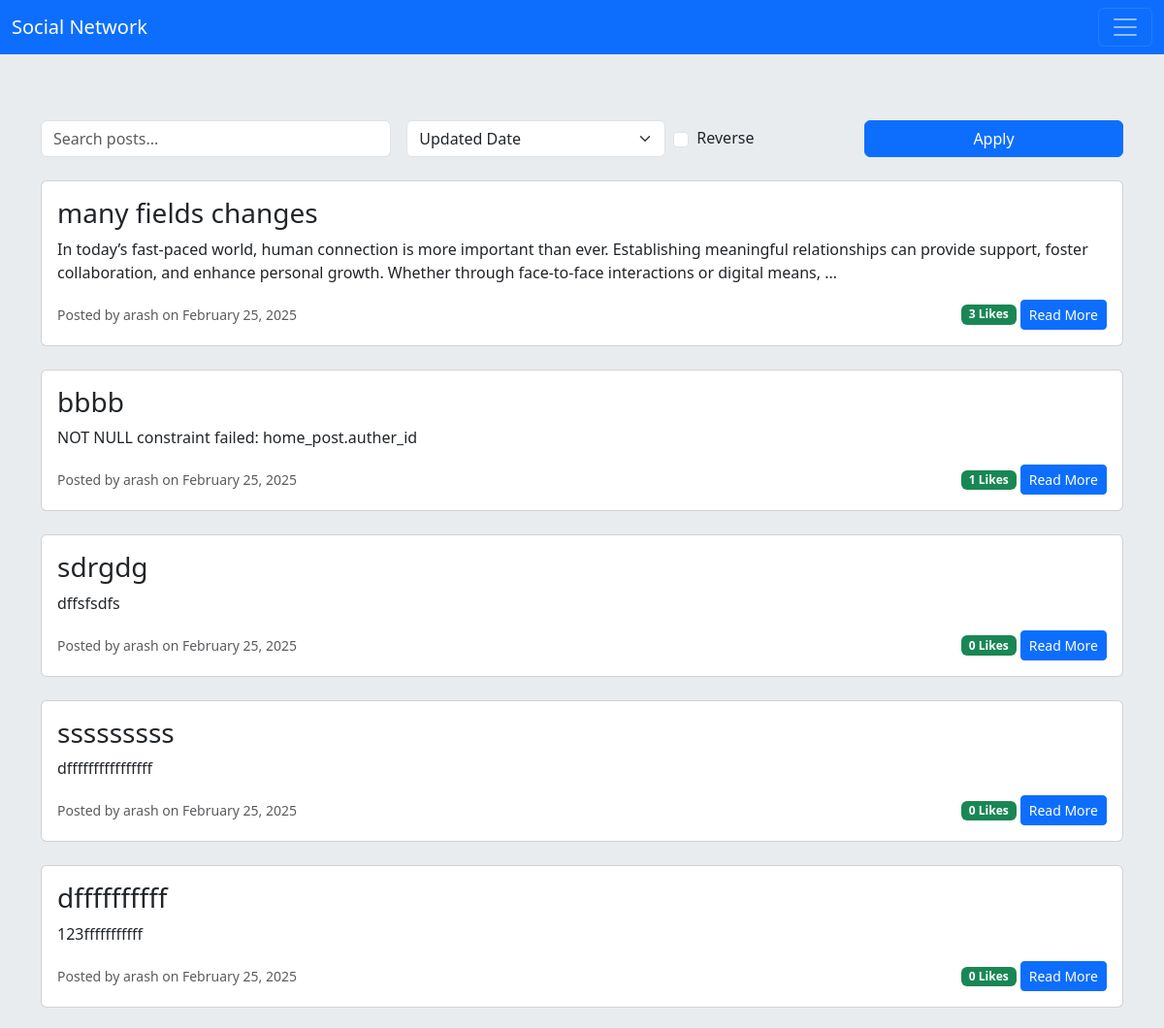
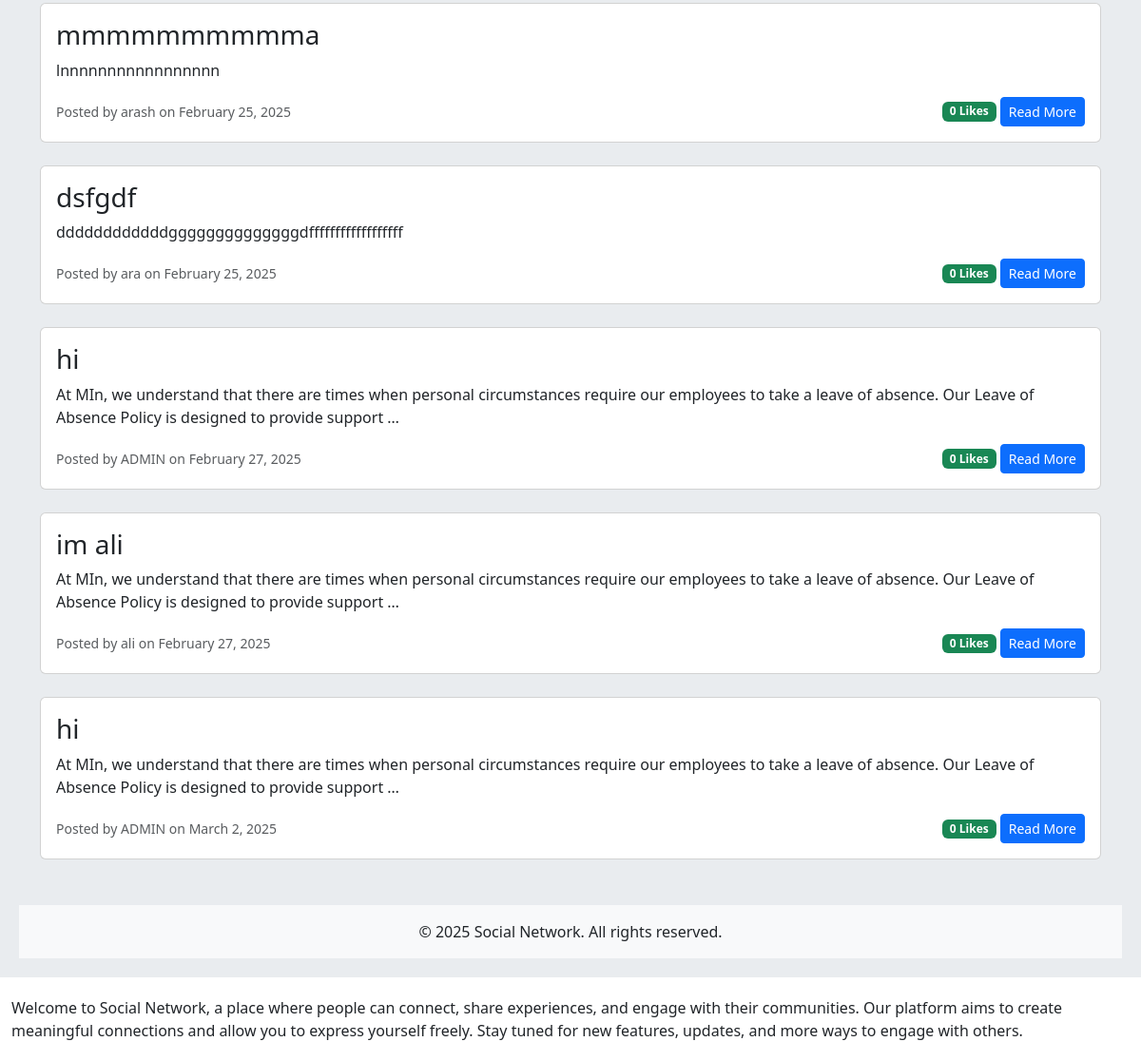
The page / on the database its author committed (2 pictures, top to bottom).
### home/models.py (models this page shows, shortened)
class Post(models.Model):
    auther = models.ForeignKey(User, on_delete=models.CASCADE, related_name='posts')
    title = models.CharField(max_length=100)
    slug = models.SlugField(max_length=100)
    content = models.TextField()
    date_posted = models.DateTimeField(auto_now_add=True)
    date_updated = models.DateTimeField(auto_now=True)
    def get_absolute_url(self):
        return reverse('home:post_detail', args=[self.id, self.slug])
    def like_count(self):
        return self.likes.count()

### home/views.py (the view)
# urls.py: path('', views.HomeView.as_view(), name='index'),
class HomeView(View):
    def get(self, request):
        order = request.GET.get('order', 'date_updated')
        reverse = request.GET.get('reverse') is not None
        query = request.GET.get('search')
        order_by = f'-{order}' if reverse else order
        if query:
            posts = Post.objects.filter(
                Q(title__icontains=query) | Q(content__icontains=query)
            )
        else:
            posts = Post.objects.all().order_by(order_by)
        return render(request, 'home/index.html', {
            'posts': posts,
            'order': order,
            'reverse': reverse
        })

### home/templates/home/index.html (shortened to what this page needs)
{% extends 'base.html' %}
{% block body %}
<div class="container mt-5">
    <form method="get" class="row g-3 mb-4">
        <div class="col-md-4">
            <input type="text" name="search" class="form-control" placeholder="Search posts..." value="{{ request.GET.search }}">
        </div>
        <div class="col-md-3">
            <select name="order" class="form-select">
                <option value="date_updated" {% if order == 'date_updated' %}selected{% endif %}>Updated Date</option>
            </select>
        </div>
        <div class="col-md-2 form-check d-flex align-items-center">
            <input type="checkbox" name="reverse" class="form-check-input" id="reverseCheckbox" {% if reverse %}checked{% endif %}>
            <label class="form-check-label ms-2" for="reverseCheckbox">Reverse</label>
        </div>
        <div class="col-md-3">
            <button type="submit" class="btn btn-primary w-100">Apply</button>
        </div>
    </form>
    {% for post in posts %}
        <div class="card mb-4">
            <div class="card-body">
                <h3 class="card-title">{{ post.title }}</h3>
                <p class="card-text">{{ post.content|truncatewords:30 }}</p>
                <div class="d-flex justify-content-between align-items-center">
                    <small class="text-muted">
                        Posted by {{ post.auther.username }} on {{ post.date_posted|date:"F j, Y" }}
                    </small>
                    <div>
                        <span class="badge bg-success">{{ post.like_count }} Likes</span>
                        <a href="{{ post.get_absolute_url }}" class="btn btn-primary btn-sm">Read More</a>
                    </div>
                </div>
            </div>
        </div>
    {% empty %}
        <div class="alert alert-info" role="alert">
            No posts found.
        </div>
    {% endfor %}
</div>
<footer class="bg-light text-center mt-5 py-3">
    <p class="mb-0">&copy; 2025 Social Network. All rights reserved.</p>
</footer>
{% endblock %}

### rows shown on the page
Post: title "many fields changes", content "In today’s fast-paced world, human connection is more important than ever. Establishing meaningful relationships can provide support, foster collaboration, and enhance personal growth. Whether through face-to-face interactions or digital means, …", auther.username "arash", date_posted "February 25, 2025", like_count "3"
Post: title "bbbb", content "NOT NULL constraint failed: home_post.auther_id", auther.username "arash", date_posted "February 25, 2025", like_count "1"
Post: title "sdrgdg", content "dffsfsdfs", auther.username "arash", date_posted "February 25, 2025", like_count "0"
Post: title "sssssssss", content "dffffffffffffffff", auther.username "arash", date_posted "February 25, 2025", like_count "0"
Post: title "dffffffffff", content "123fffffffffff", auther.username "arash", date_posted "February 25, 2025", like_count "0"
Post: title "mmmmmmmmmma", content "lnnnnnnnnnnnnnnnnn", auther.username "arash", date_posted "February 25, 2025", like_count "0"
Post: title "dsfgdf", content "ddddddddddddggggggggggggggdffffffffffffffffff", auther.username "ara", date_posted "February 25, 2025", like_count "0"
Post: title "hi", content "At MIn, we understand that there are times when personal circumstances require our employees to take a leave of absence. Our Leave of Absence Policy is designed to provide support …", auther.username "ADMIN", date_posted "February 27, 2025", like_count "0"
Post: title "im ali", content "At MIn, we understand that there are times when personal circumstances require our employees to take a leave of absence. Our Leave of Absence Policy is designed to provide support …", auther.username "ali", date_posted "February 27, 2025", like_count "0"
Post: title "hi", content "At MIn, we understand that there are times when personal circumstances require our employees to take a leave of absence. Our Leave of Absence Policy is designed to provide support …", auther.username "ADMIN", date_posted "March 2, 2025", like_count "0"
